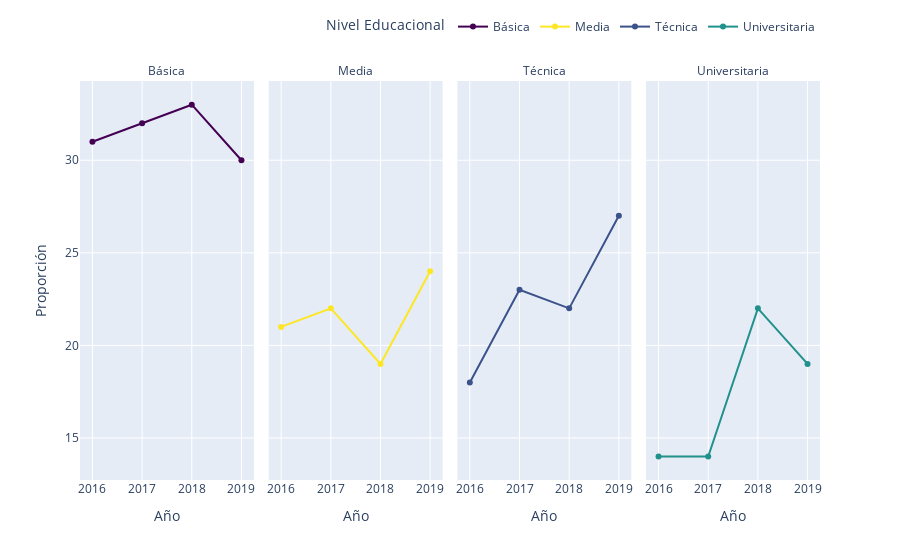

The cell this chart's notebook holds for it:
### Code cell
gf_edu_ola=grafo_var('m01_fac','Nivel Educacional')
gf_edu_ola

### Figure 1 — Plotly figure (JSON) as saved in the notebook; plotly's stock layout.template omitted (floating-point values rounded to 4 significant figures)
{"data": [{"hovertemplate": "Nivel Educacional=Básica<br>Año=%{x}<br>Proporción=%{y}<extra></extra>", "legendgroup": "Básica", "line": {"color": "#440154", "dash": "solid"}, "marker": {"symbol": "circle"}, "mode": "lines+markers", "name": "Básica", "orientation": "v", "showlegend": true, "type": "scatter", "x": ["2016", "2017", "2018", "2019"], "xaxis": "x", "y": [31, 32, 33, 30], "yaxis": "y"}, {"hovertemplate": "Nivel Educacional=Media<br>Año=%{x}<br>Proporción=%{y}<extra></extra>", "legendgroup": "Media", "line": {"color": "#fde725", "dash": "solid"}, "marker": {"symbol": "circle"}, "mode": "lines+markers", "name": "Media", "orientation": "v", "showlegend": true, "type": "scatter", "x": ["2016", "2017", "2018", "2019"], "xaxis": "x2", "y": [21, 22, 19, 24], "yaxis": "y2"}, {"hovertemplate": "Nivel Educacional=Técnica<br>Año=%{x}<br>Proporción=%{y}<extra></extra>", "legendgroup": "Técnica", "line": {"color": "#3b528b", "dash": "solid"}, "marker": {"symbol": "circle"}, "mode": "lines+markers", "name": "Técnica", "orientation": "v", "showlegend": true, "type": "scatter", "x": ["2016", "2017", "2018", "2019"], "xaxis": "x3", "y": [18, 23, 22, 27], "yaxis": "y3"}, {"hovertemplate": "Nivel Educacional=Universitaria<br>Año=%{x}<br>Proporción=%{y}<extra></extra>", "legendgroup": "Universitaria", "line": {"color": "#21918c", "dash": "solid"}, "marker": {"symbol": "circle"}, "mode": "lines+markers", "name": "Universitaria", "orientation": "v", "showlegend": true, "type": "scatter", "x": ["2016", "2017", "2018", "2019"], "xaxis": "x4", "y": [14.0, 14.0, 22, 19], "yaxis": "y4"}], "layout": {"annotations": [{"font": {}, "showarrow": false, "text": "Básica", "x": 0.1175, "xanchor": "center", "xref": "paper", "y": 1, "yanchor": "bottom", "yref": "paper"}, {"font": {}, "showarrow": false, "text": "Media", "x": 0.3725, "xanchor": "center", "xref": "paper", "y": 1, "yanchor": "bottom", "yref": "paper"}, {"font": {}, "showarrow": false, "text": "Técnica", "x": 0.6275, "xanchor": "center", "xref": "paper", "y": 1, "yanchor": "bottom", "yref": "paper"}, {"font": {}, "showarrow": false, "text": "Universitaria", "x": 0.8825, "xanchor": "center", "xref": "paper", "y": 1, "yanchor": "bottom", "yref": "paper"}], "autosize": true, "legend": {"orientation": "h", "title": {"text": "Nivel Educacional"}, "tracegroupgap": 0, "x": 1, "xanchor": "right", "y": 1.1, "yanchor": "bottom"}, "margin": {"t": 60}, "xaxis": {"anchor": "y", "autorange": true, "domain": [0, 0.235], "range": [-0.2389, 3.239], "title": {"text": "Año"}, "type": "category"}, "xaxis2": {"anchor": "y2", "autorange": true, "domain": [0.255, 0.49], "matches": "x", "range": [-0.2389, 3.239], "title": {"text": "Año"}, "type": "category"}, "xaxis3": {"anchor": "y3", "autorange": true, "domain": [0.51, 0.745], "matches": "x", "range": [-0.2389, 3.239], "title": {"text": "Año"}, "type": "category"}, "xaxis4": {"anchor": "y4", "autorange": true, "domain": [0.765, 1.0], "matches": "x", "range": [-0.2389, 3.239], "title": {"text": "Año"}, "type": "category"}, "yaxis": {"anchor": "x", "autorange": true, "domain": [0, 1], "range": [12.52, 34.48], "title": {"text": "Proporción"}, "type": "linear"}, "yaxis2": {"anchor": "x2", "autorange": true, "domain": [0, 1], "matches": "y", "range": [12.52, 34.48], "showticklabels": false, "type": "linear"}, "yaxis3": {"anchor": "x3", "autorange": true, "domain": [0, 1], "matches": "y", "range": [12.52, 34.48], "showticklabels": false, "type": "linear"}, "yaxis4": {"anchor": "x4", "autorange": true, "domain": [0, 1], "matches": "y", "range": [12.52, 34.48], "showticklabels": false, "type": "linear"}}}
